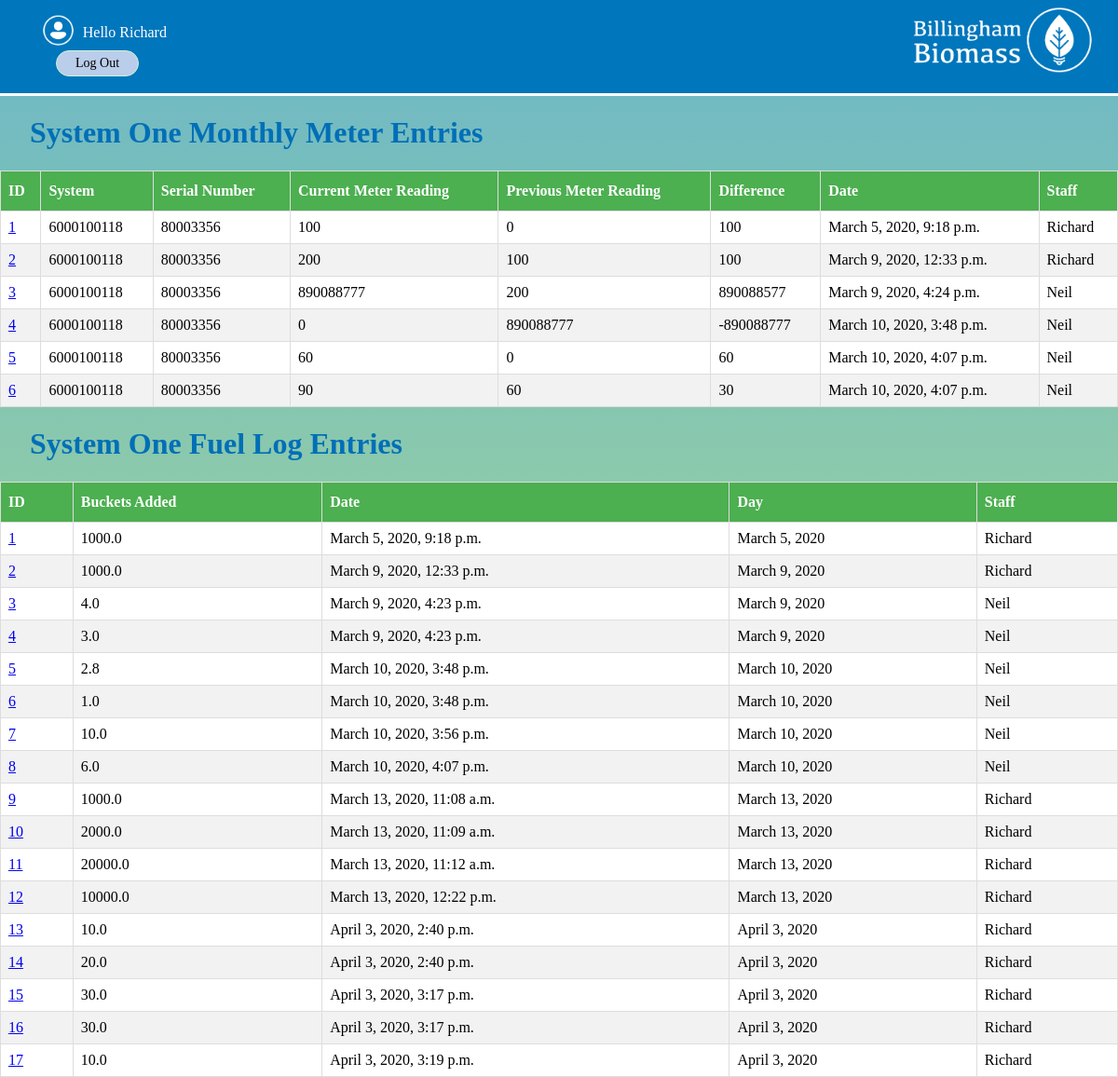
/systems/systemone (signed in), run on the app's committed database.
### systems/models.py (models this page shows, shortened)
class monthlyMeterSystemOneMod(models.Model):
    system = models.CharField(max_length=50,default='6000100118')
    serial_number = models.CharField(max_length=50,default='80003356')
    current_meter_reading = models.IntegerField(default=0)
    previous_meter_reading = models.IntegerField(default=0)
    difference = models.IntegerField(null=True)
    notes = models.TextField(blank=True)
    date = models.DateTimeField(auto_now_add = True)
    day = models.DateField(auto_now_add = True)
    staff = models.ForeignKey(User,on_delete=models.CASCADE)

class FuelLogSystemOneMod(models.Model):
    products = tuple(productsMod.objects.values_list('id', 'product_type'))
    buckets_added = models.FloatField()
    date = models.DateTimeField(auto_now_add = True)
    day = models.DateField(auto_now_add = True)
    staff = models.ForeignKey(User,on_delete=models.CASCADE)
    thumb = models.ImageField(blank=True,null=True)
    product = models.IntegerField(choices=products,default=0)

### systems/views.py (the view)
# urls.py: path('systemone',views.systemOne, name='systemone'),
@login_required(login_url="/accounts/login/")
def systemOne(request):
    entriesMonth = monthlyMeterSystemOneMod.objects.all().order_by('date')
    entriesFuel = FuelLogSystemOneMod.objects.all().order_by('date')
    return render(request,'systems/systemone.html',{'entriesMonth':entriesMonth,'entriesFuel':entriesFuel})

### systems/templates/systems/systemone.html
{% extends 'base_layout.html' %}
{% block content %}
<div class="monthly">
  <h1>System One Monthly Meter Entries</h1>
  <table>
    <thead>
    <th>ID</th>
    <th>System</th>
    <th>Serial Number</th>
    <th>Current Meter Reading</th>
    <th>Previous Meter Reading</th>
    <th>Difference</th>
    <th>Date</th>
    <th>Staff</th>
    </thead>
    <tbody>
  {% for entryMonth in entriesMonth %}
  <tr>
      <td><a href="{% url 'systems:idmonthlysystemone' id=entryMonth.id%}">{{entryMonth.id}}</a></td>
      <td>{{entryMonth.system}}</td>
      <td>{{entryMonth.serial_number}}</td>
      <td>{{entryMonth.current_meter_reading}}</td>
      <td>{{entryMonth.previous_meter_reading}}</td>
      <td>{{entryMonth.difference}}</td>
      <td>{{entryMonth.date}}</td>
      <td>{{entryMonth.staff}}</td>
      </tr>
    {% endfor %}
      </tbody>
    </table>
</div>
<div class="fuelLog">
  <h1>System One Fuel Log Entries</h1>
  <table>
    <thead>
    <th>ID</th>
    <th>Buckets Added</th>
    <th>Date</th>
    <th>Day</th>
    <th>Staff</th>
    </thead>
    <tbody>
  {% for entryFuel in entriesFuel %}
  <tr>
      <td><a href="{% url 'systems:idfuellogsystemone' id=entryFuel.id%}">{{entryFuel.id}}</a></td>
      <td>{{entryFuel.buckets_added}}</td>
      <td>{{entryFuel.date}}</td>
      <td>{{entryFuel.day}}</td>
      <td>{{entryFuel.staff}}</td>
      </tr>
    {% endfor %}
    </tbody>
</div>
{% endblock %}

### templates/base_layout.html (shortened to what this page needs)
{% load static from staticfiles %}
<!DOCTYPE html>
<html lang="en" dir="ltr">
  <head>
    <link rel="stylesheet" href="{% static 'styles.css'%}">
  </head>
  <body>
    <div class="head">
      <a href="{% url 'home' %}" ><img src="{% static 'Biomass.png' %}" class="logo" alt="Biomass-Logo" ></img></a>
    <nav class="navigation">
      <ul>
        {% if user.is_authenticated %}
        <li>
          <form class="logout-link" action="{% url 'accounts:logout' %}" method="post">
            <img class="loginimages" src="{%static 'User.png'%}" alt="user-img">
            Hello {{user}} <button type="submit"> Log Out </button>
          </form>
        </li>
        {% endif %}
      </ul>
    </nav>
</div>
    <div class="wrapper">
      {% block content %}
      {% endblock %}
    </div>
  </body>
</html>

### assets/styles.css (style rules this page uses)
* { font-family:"Kefa"; }
html { -webkit-tap-highlight-color:transparent; }
.head { background:rgb(0,118,188); height:100px; margin-top:-1em; border-bottom:3px solid white; }
.loginimages { height:2.5em; transform:translateY(30%); }
.monthly table , .fuelLog table { font-family: "Kefa"; border-collapse: collapse; width: 100%; background-color:white; }
.monthly td,th, .fuelLog td,th { border: 1px solid #ddd; padding: 8px; }
.monthly tr:nth-child(even), .fuelLog tr:nth-child(even) { background-color: #f2f2f2; }
.monthly th ,.fuelLog th { padding-top: 12px; padding-bottom: 12px; text-align: left; background-color: #4CAF50; color: white; }
@media only screen and (min-width: 751px) { .logo { position:block; z-index:2; float:right; top:0.5em; width:250px; height:auto; } }
@media only screen and (min-width: 751px) { .navigation li { position:block; z-index:1; float:left; list-style-type:none; bottom:3em; padding:0 2em 0 0; color:white; font-size:16px; } }
.navigation li button { border-radius:40px; color:white; padding: 5px 20px; text-align: center; text-decoration: none; display: block; font-size: 14px; margin: 10px 20px; transition-duration: 0.4s; cursor: pointer; }
.navigation li button { background-color:#bacdea; color: black; border: 1px solid #cff1d1; }
body { background:rgba(200,255,200,0.7) }
h1 { font-family: "Kefa"; color:#006fb7; margin-left:1em; }
html { height: 100%; }
body { background-image: linear-gradient(rgba(0, 111, 183, 0.5), rgba(142, 195, 60, 0.5)); height: 100%; margin: 0; background-repeat: no-repeat; background-attachment: fixed; }

### data on the page
monthlyMeterSystemOneMod: id "1", system "6000100118", serial_number "80003356", current_meter_reading "100", previous_meter_reading "0", difference "100", date "March 5, 2020, 9:18 p.m.", staff "Richard"
monthlyMeterSystemOneMod: id "2", system "6000100118", serial_number "80003356", current_meter_reading "200", previous_meter_reading "100", difference "100", date "March 9, 2020, 12:33 p.m.", staff "Richard"
monthlyMeterSystemOneMod: id "3", system "6000100118", serial_number "80003356", current_meter_reading "890088777", previous_meter_reading "200", difference "890088577", date "March 9, 2020, 4:24 p.m.", staff "Neil"
monthlyMeterSystemOneMod: id "4", system "6000100118", serial_number "80003356", current_meter_reading "0", previous_meter_reading "890088777", difference "-890088777", date "March 10, 2020, 3:48 p.m.", staff "Neil"
monthlyMeterSystemOneMod: id "5", system "6000100118", serial_number "80003356", current_meter_reading "60", previous_meter_reading "0", difference "60", date "March 10, 2020, 4:07 p.m.", staff "Neil"
monthlyMeterSystemOneMod: id "6", system "6000100118", serial_number "80003356", current_meter_reading "90", previous_meter_reading "60", difference "30", date "March 10, 2020, 4:07 p.m.", staff "Neil"
FuelLogSystemOneMod: id "1", buckets_added "1000.0", date "March 5, 2020, 9:18 p.m.", day "March 5, 2020", staff "Richard"
FuelLogSystemOneMod: id "2", buckets_added "1000.0", date "March 9, 2020, 12:33 p.m.", day "March 9, 2020", staff "Richard"
FuelLogSystemOneMod: id "3", buckets_added "4.0", date "March 9, 2020, 4:23 p.m.", day "March 9, 2020", staff "Neil"
FuelLogSystemOneMod: id "4", buckets_added "3.0", date "March 9, 2020, 4:23 p.m.", day "March 9, 2020", staff "Neil"
FuelLogSystemOneMod: id "5", buckets_added "2.8", date "March 10, 2020, 3:48 p.m.", day "March 10, 2020", staff "Neil"
FuelLogSystemOneMod: id "6", buckets_added "1.0", date "March 10, 2020, 3:48 p.m.", day "March 10, 2020", staff "Neil"
FuelLogSystemOneMod: id "7", buckets_added "10.0", date "March 10, 2020, 3:56 p.m.", day "March 10, 2020", staff "Neil"
FuelLogSystemOneMod: id "8", buckets_added "6.0", date "March 10, 2020, 4:07 p.m.", day "March 10, 2020", staff "Neil"
FuelLogSystemOneMod: id "9", buckets_added "1000.0", date "March 13, 2020, 11:08 a.m.", day "March 13, 2020", staff "Richard"
FuelLogSystemOneMod: id "10", buckets_added "2000.0", date "March 13, 2020, 11:09 a.m.", day "March 13, 2020", staff "Richard"
FuelLogSystemOneMod: id "11", buckets_added "20000.0", date "March 13, 2020, 11:12 a.m.", day "March 13, 2020", staff "Richard"
FuelLogSystemOneMod: id "12", buckets_added "10000.0", date "March 13, 2020, 12:22 p.m.", day "March 13, 2020", staff "Richard"
FuelLogSystemOneMod: id "13", buckets_added "10.0", date "April 3, 2020, 2:40 p.m.", day "April 3, 2020", staff "Richard"
FuelLogSystemOneMod: id "14", buckets_added "20.0", date "April 3, 2020, 2:40 p.m.", day "April 3, 2020", staff "Richard"
FuelLogSystemOneMod: id "15", buckets_added "30.0", date "April 3, 2020, 3:17 p.m.", day "April 3, 2020", staff "Richard"
FuelLogSystemOneMod: id "16", buckets_added "30.0", date "April 3, 2020, 3:17 p.m.", day "April 3, 2020", staff "Richard"
FuelLogSystemOneMod: id "17", buckets_added "10.0", date "April 3, 2020, 3:19 p.m.", day "April 3, 2020", staff "Richard"

### other printed values
{{ user }} "Richard"
